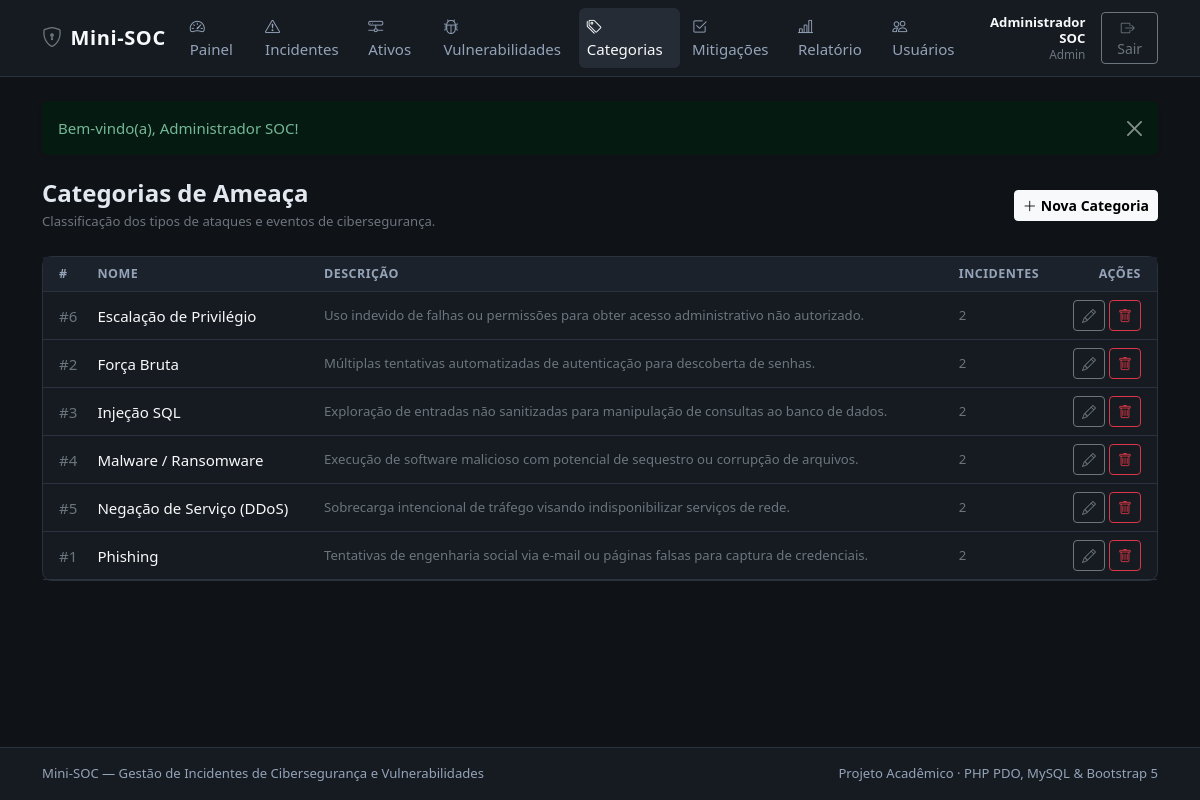
The app's page /modules/categorias/index.php (signed in) with its own data.
### tables this page shows
CREATE TABLE IF NOT EXISTS categorias_ameaca (
    id INT AUTO_INCREMENT PRIMARY KEY,
    nome VARCHAR(80) NOT NULL UNIQUE,
    descricao TEXT NULL
);

### modules/categorias/index.php (the view, shortened to what this page needs)
<?php
require_once __DIR__ . '/../../config/auth.php';
$pdo = conectar_banco();
$categorias = $pdo->query("
    SELECT
        c.*,
        (SELECT COUNT(*) FROM incidentes i WHERE i.categoria_id = c.id) AS total_incidentes
    FROM categorias_ameaca c
    ORDER BY c.nome ASC
")->fetchAll();
require_once __DIR__ . '/../../includes/header.php';
?>
<div class="d-flex justify-content-between align-items-center mb-4">
    <div>
        <h1 class="h4 fw-semibold mb-1">Categorias de Ameaça</h1>
        <p class="text-secondary small mb-0">Classificação dos tipos de ataques e eventos de cibersegurança.</p>
    </div>
    <a href="<?= e(base_url('modules/categorias/form.php')) ?>" class="btn btn-light btn-sm fw-semibold">
        <i class="bi bi-plus-lg me-1"></i>Nova Categoria
    </a>
</div>
<div class="card soc-card">
    <div class="table-responsive">
        <table class="table table-soc table-hover align-middle">
            <thead>
                <tr>
                    <th class="ps-3">#</th>
                    <th>Nome</th>
                    <th>Descrição</th>
                    <th>Incidentes</th>
                    <th class="text-end pe-3">Ações</th>
                </tr>
            </thead>
            <tbody>
                <?php if (empty($categorias)): ?>
                    <tr>
                        <td colspan="5" class="text-center text-secondary py-4">Nenhuma categoria cadastrada.</td>
                    </tr>
                <?php else: ?>
                    <?php foreach ($categorias as $cat): ?>
                        <tr>
                            <td class="ps-3 text-secondary">#<?= (int) $cat['id'] ?></td>
                            <td class="fw-medium text-light"><?= e($cat['nome']) ?></td>
                            <td class="small text-secondary"><?= e($cat['descricao']) ?></td>
                            <td class="small text-secondary"><?= (int) $cat['total_incidentes'] ?></td>
                            <td class="text-end pe-3 text-nowrap">
                                <a href="<?= e(base_url('modules/categorias/form.php?id=' . (int) $cat['id'])) ?>" class="btn btn-outline-secondary btn-sm" title="Editar">
                                    <i class="bi bi-pencil"></i>
                                </a>
                                <form method="post" action="<?= e(base_url('modules/categorias/excluir.php')) ?>" class="d-inline" onsubmit="return confirm('Deseja excluir esta categoria de ameaça?');">
                                    <button type="submit" class="btn btn-outline-danger btn-sm" title="Excluir">
                                        <i class="bi bi-trash"></i>
                                    </button>
                                </form>
                            </td>
                        </tr>
                    <?php endforeach; ?>
                <?php endif; ?>
            </tbody>
        </table>
    </div>
</div>
<?php require_once __DIR__ . '/../../includes/footer.php'; ?>

### assets/css/style.css (style rules this page uses)
:root { --soc-bg: #0f1217; --soc-surface: #161b22; --soc-surface-elevated: #1c222b; --soc-border: #2a323e; --soc-text: #e2e8f0; --soc-muted: #94a3b8; --soc-accent: #64748b; }
body { background-color: var(--soc-bg); color: var(--soc-text); min-height: 100vh; display: flex; flex-direction: column; font-size: 0.94rem; }
.soc-card { background-color: var(--soc-surface); border: 1px solid var(--soc-border); border-radius: 0.6rem; }
.table-soc { --bs-table-bg: transparent; --bs-table-border-color: var(--soc-border); --bs-table-hover-bg: rgba(148, 163, 184, 0.06); margin-bottom: 0; }
.table-soc thead th { font-size: 0.78rem; text-transform: uppercase; letter-spacing: 0.04em; color: var(--soc-muted); background-color: var(--soc-surface-elevated); border-bottom: 1px solid var(--soc-border); font-weight: 600; white-space: nowrap; }

### records on screen
categorias_ameaca: id "6", nome "Escalação de Privilégio", descricao "Uso indevido de falhas ou permissões para obter acesso administrativo não autorizado.", total_incidentes "2"
categorias_ameaca: id "2", nome "Força Bruta", descricao "Múltiplas tentativas automatizadas de autenticação para descoberta de senhas.", total_incidentes "2"
categorias_ameaca: id "3", nome "Injeção SQL", descricao "Exploração de entradas não sanitizadas para manipulação de consultas ao banco de dados.", total_incidentes "2"
categorias_ameaca: id "4", nome "Malware / Ransomware", descricao "Execução de software malicioso com potencial de sequestro ou corrupção de arquivos.", total_incidentes "2"
categorias_ameaca: id "5", nome "Negação de Serviço (DDoS)", descricao "Sobrecarga intencional de tráfego visando indisponibilizar serviços de rede.", total_incidentes "2"
categorias_ameaca: id "1", nome "Phishing", descricao "Tentativas de engenharia social via e-mail ou páginas falsas para captura de credenciais.", total_incidentes "2"

### other values on screen
$usuario['nome'] "Administrador SOC"
$usuario['perfil'] "Admin"
$mensagem "Bem-vindo(a), Administrador SOC!"
